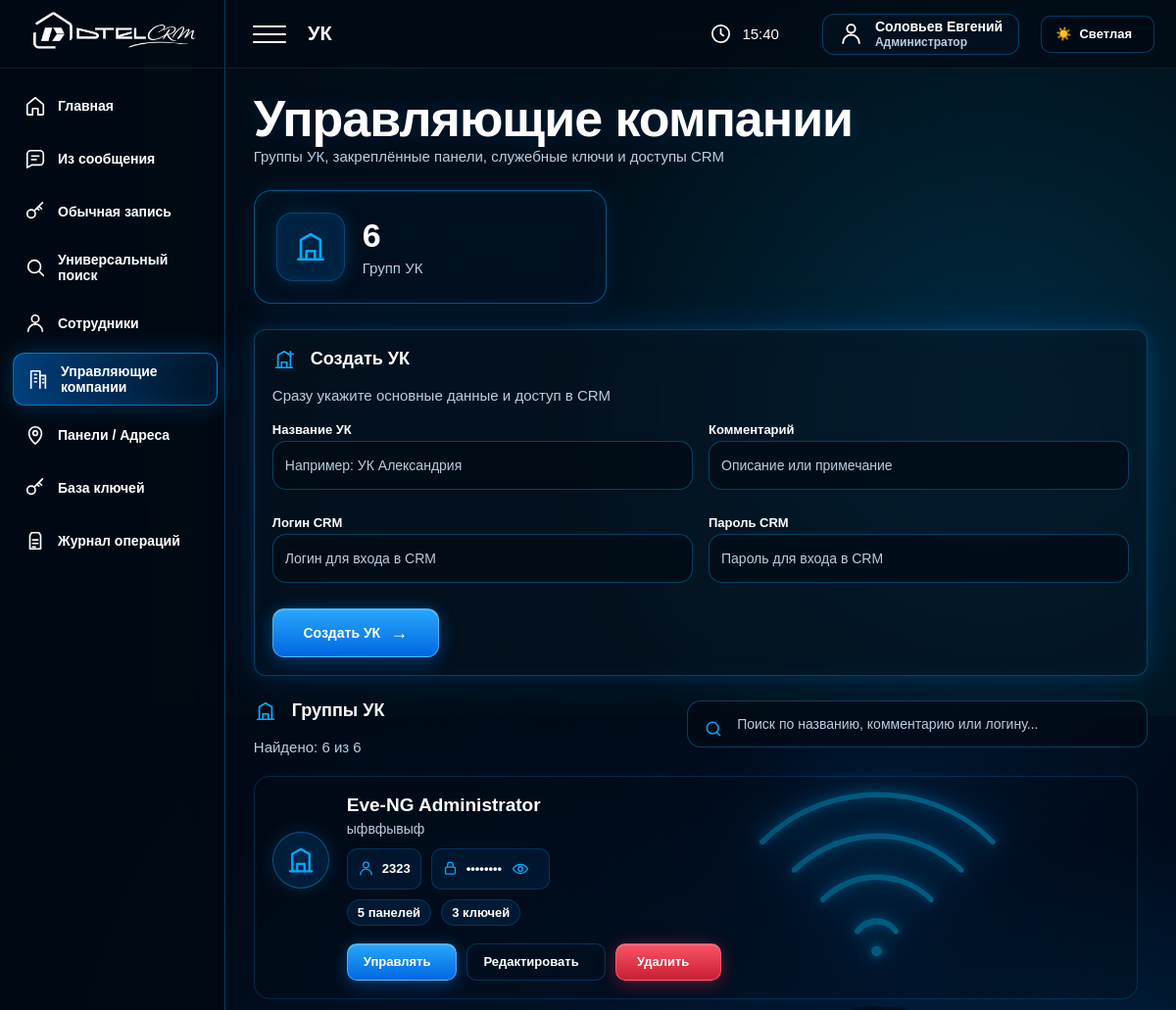
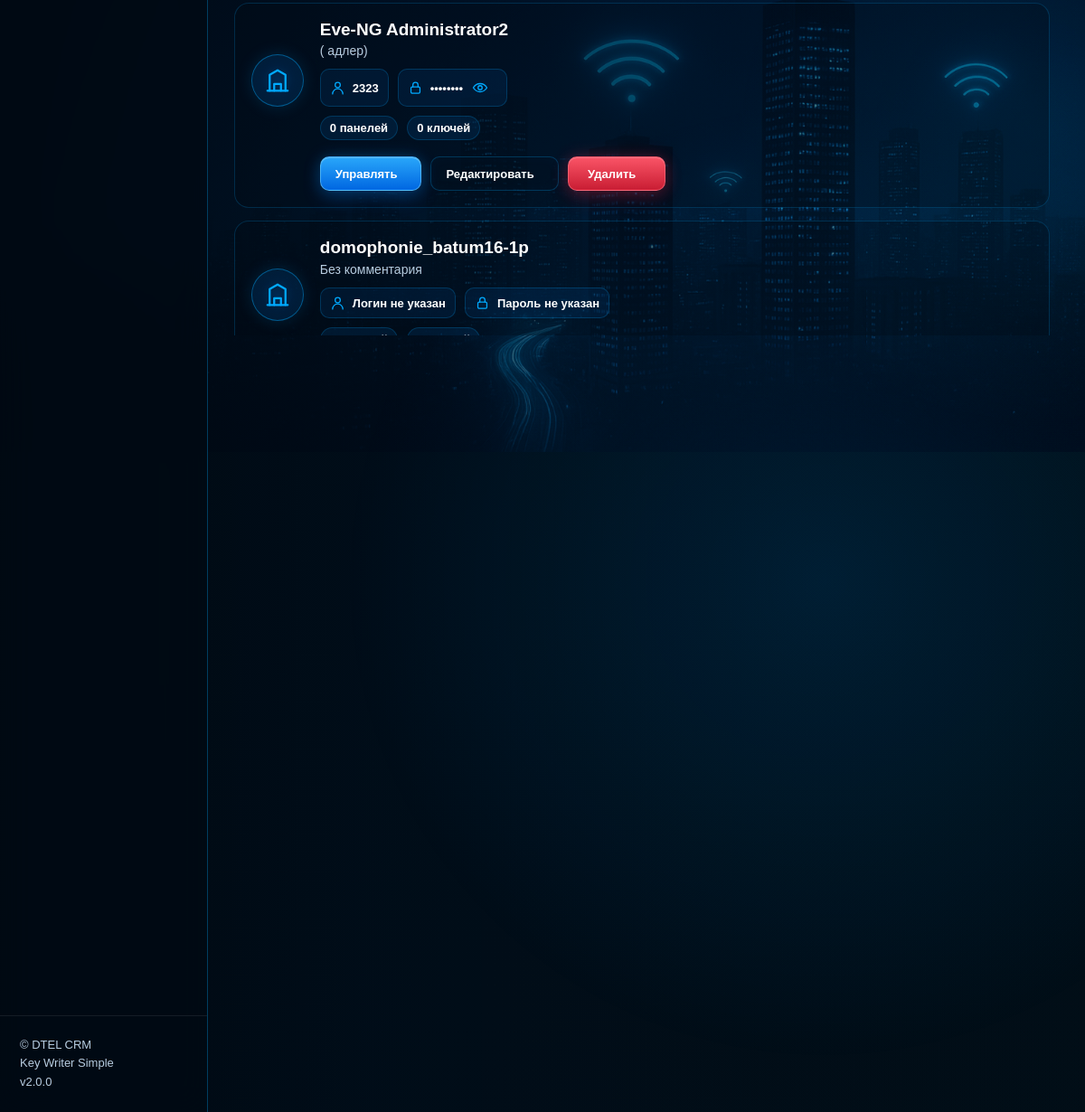
The app's page /uk (signed in) with its own data (2 pictures, top to bottom).
### tables this page shows
CREATE TABLE uk_groups (
            id INTEGER PRIMARY KEY AUTOINCREMENT,
            name TEXT UNIQUE NOT NULL,
            note TEXT DEFAULT ''
        , crm_login TEXT DEFAULT '', crm_password TEXT DEFAULT '');

### app/routers/uk.py (the view)
@router.get("/uk", response_class=HTMLResponse)
def uk_page(request: Request):
    groups = get_groups()
    return templates.TemplateResponse(
        "uk.html",
        {
            "request": request,
            "groups": groups,
        },
    )

### app/templates/uk.html (shortened to what this page needs)
{% extends 'base.html' %}
{% block page_name %}УК{% endblock %}
{% block content %}
<div class="uk-hero">
    <div>
        <h1>Управляющие компании</h1>
        <p class="subtitle">
            Группы УК, закреплённые панели, служебные ключи и доступы CRM
        </p>
    </div>
    <div class="uk-stat-card">
        <div class="uk-stat-icon">
            <svg viewBox="0 0 24 24">
                <path d="M3 21h18"/>
                <path d="M5 21V7l7-4 7 4v14"/>
                <path d="M9 21v-6h6v6"/>
            </svg>
        </div>
        <div>
            <b>{{ groups|length }}</b>
            <span>Групп УК</span>
        </div>
    </div>
</div>
<div class="panel uk-create-panel">
    <div class="panel-head">
        <div>
            <h2>
                <span class="title-svg-icon">
                    <svg viewBox="0 0 24 24">
                        <path d="M3 21h18"/>
                        <path d="M5 21V7l7-4 7 4v14"/>
                        <path d="M9 21v-6h6v6"/>
                        <path d="M19 3v6M16 6h6"/>
                    </svg>
                </span>
                Создать УК
            </h2>
            <p class="subtitle">
                Сразу укажите основные данные и доступ в CRM
            </p>
        </div>
    </div>
    <form method="post" action="/uk/group" class="uk-create-form">
        <div>
            <label>Название УК</label>
            <input
                name="name"
                placeholder="Например: УК Александрия"
                required
            >
        </div>
        <div>
            <label>Комментарий</label>
            <input
                name="note"
                placeholder="Описание или примечание"
            >
        </div>
        <div>
            <label>Логин CRM</label>
            <input
                name="crm_login"
                placeholder="Логин для входа в CRM"
                autocomplete="off"
            >
        </div>
        <div>
            <label>Пароль CRM</label>
            <input
                type="text"
                name="crm_password"
                placeholder="Пароль для входа в CRM"
                autocomplete="off"
            >
        </div>
        <button type="submit" class="btn">
            Создать УК
        </button>
    </form>
</div>
<div class="panel-list-head uk-list-head">
    <div>
        <h2>
            <span class="title-svg-icon">
                <svg viewBox="0 0 24 24">
                    <path d="M3 21h18"/>
                    <path d="M5 21V7l7-4 7 4v14"/>
                    <path d="M9 21v-6h6v6"/>
                </svg>
            </span>
            Группы УК
        </h2>
        <p class="subtitle">
            Найдено:
            <span id="ukFoundCount">{{ groups|length }}</span>
            из {{ groups|length }}
        </p>
    </div>
    <div class="uk-search-box">
        <svg viewBox="0 0 24 24">
            <circle cx="11" cy="11" r="7"/>
            <path d="m20 20-4-4"/>
        </svg>
        <input
            type="text"
            id="ukSearch"
            placeholder="Поиск по названию, комментарию или логину..."
            autocomplete="off"
        >
    </div>
</div>
    <div class="uk-cards uk-cards-scroll" id="ukCards">
        {% for g in groups %}
        <div class="uk-card">
            <div class="uk-card-icon">
                <svg viewBox="0 0 24 24">
                    <path d="M3 21h18"/>
                    <path d="M5 21V7l7-4 7 4v14"/>
                    <path d="M9 21v-6h6v6"/>
                </svg>
            </div>
            <div class="uk-card-main">
                <b>{{ g.name }}</b>
                <span>{{ g.note or 'Без комментария' }}</span>
                <div class="uk-crm-info">
                    <div class="uk-crm-value">
                        <svg viewBox="0 0 24 24">
                            <path d="M20 21a8 8 0 0 0-16 0"/>
                            <circle cx="12" cy="7" r="4"/>
                        </svg>
                        <span>
                            {{ g.crm_login or 'Логин не указан' }}
                        </span>
                    </div>
                    <div class="uk-crm-value">
                        <svg viewBox="0 0 24 24">
                            <rect x="5" y="10" width="14" height="10" rx="2"/>
                            <path d="M8 10V7a4 4 0 0 1 8 0v3"/>
                        </svg>
                        <span
                            class="uk-password-value"
                            data-password="{{ g.crm_password or '' }}"
                        >
                            {% if g.crm_password %}
                                ••••••••
                            {% else %}
                                Пароль не указан
                            {% endif %}
                        </span>
                        {% if g.crm_password %}
                        <button
                            type="button"
                            class="uk-password-toggle"
                            aria-label="Показать пароль"
                        >
                            <svg class="eye-show" viewBox="0 0 24 24">
                                <path d="M2 12s3.5-6 10-6 10 6 10 6-3.5 6-10 6S2 12 2 12"/>
                                <circle cx="12" cy="12" r="3"/>
                            </svg>
                        </button>
                        {% endif %}
                    </div>
                </div>
                <div class="uk-card-meta">
                    <span>{{ g.panels_count }} панелей</span>
                    <span>{{ g.keys_count }} ключей</span>
                </div>
            </div>
            <div class="uk-card-actions">
                <a
                    href="/uk/{{ g.id }}"
                    class="btn btn-small"
                >
                    Управлять
                </a>
                <button
                    type="button"
                    class="btn btn-small btn-ghost"
                    data-open-uk-edit="{{ g.id }}"
                >
                    Редактировать
                </button>
                <form
                    method="post"
                    action="/uk/delete"
                    onsubmit="return confirm('Удалить УК «{{ g.name }}»?')"
                >
                    <button
                        type="submit"
                        class="danger-btn btn-small"
                    >
                        Удалить
                    </button>
                </form>
            </div>
        </div>
        {% else %}
        <div class="uk-empty-state">
            <h3>Управляющие компании пока не созданы</h3>
            <p>Заполните форму выше, чтобы добавить первую УК.</p>
        </div>
        {% endfor %}
    </div>
</div>
{% endblock %}

### app/static/css/base.css (style rules this page uses)
* { box-sizing: border-box; }
:root { --sidebar-width: 230px; --bg-color: #02111a; --text: #ffffff; --text-strong: #ffffff; --muted: #b8cde0; --panel: rgba(6, 20, 34, 0.58); --panel-strong: rgba(0, 10, 20, 0.72); --line: rgba(0, 170, 255, 0.32); --line-soft: rgba(0, 170, 255, 0.20); --soft: rgba(255, 255, 255, 0.08); --blue: #00aaff; --blue-2: #0b8fff; --green: #2cff9a; --red: #ff4a5f; --yellow: #ffc400; --field-bg: rgba(0, 10, 20, 0.72); --field-text: #ffffff; --field-border: rgba(0, 170, 255, 0.34); --hover-bg: rgba(0, 170, 255, 0.08); --hover-text: #ffffff; --shadow-panel: inset 0 0 24px rgba(0,170,255,.05), 0 0 14px rgba(0,170,255,.12), 0 0 42px rgba(0,120,255,.18); }
html, body { margin: 0; min-height: 100%; font-family: Arial, Helvetica, sans-serif; color: var(--text); background: linear-gradient( 90deg, rgba(0, 8, 17, 0.90) 0%, rgba(0, 12, 25, 0.62) 34%, rgba(0, 12, 25, 0.25) 66%, rgba(0, 12, 25, 0.04) 100% ), linear-gradient( 180deg, rgba(0, 8, 17, 0.08), rgba(0, 8, 17, 0.35) ), url("/static/img/hero.png") right center / contain fixed no-repeat; background-color: var(--bg-color); }
body::before { content: ""; position: fixed; inset: 0; pointer-events: none; background: radial-gradient(circle at 84% 18%, rgba(0, 170, 255, 0.18), transparent 22%), radial-gradient(circle at 76% 74%, rgba(0, 150, 255, 0.12), transparent 28%), radial-gradient(circle at 95% 52%, rgba(0, 190, 255, 0.08), transparent 20%); z-index: 0; }
h1 { margin: 0 0 10px; color: var(--text-strong); font-size: 40px; line-height: 1.05; font-weight: 900; letter-spacing: -1px; text-shadow: 0 0 24px rgba(0, 140, 255, 0.16); }
h2 { margin: 0 0 14px; color: var(--text-strong); font-size: 18px; }
p { margin: 0; }
.subtitle { margin: 0; color: var(--muted); font-size: 15px; line-height: 1.45; }

### app/static/css/components.css (style rules this page uses)
.panel, .card { background: var(--panel); color: var(--text); border: 1px solid var(--line); border-radius: 12px; backdrop-filter: blur(22px); box-shadow: var(--shadow-panel); transition: 0.22s; }
.panel { padding: 18px; }
.btn, button, input[type="submit"] { min-height: 42px; display: inline-flex; align-items: center; justify-content: center; gap: 10px; padding: 0 22px; color: #ffffff; background: linear-gradient(180deg, rgba(42, 170, 255, 0.98), rgba(0, 105, 230, 0.98)); border: 1px solid rgba(120, 215, 255, 0.55); border-radius: 12px; font-size: 14px; font-weight: 900; text-decoration: none; cursor: pointer; box-shadow: inset 0 1px 0 rgba(255, 255, 255, 0.22), 0 8px 20px rgba(0, 100, 220, 0.24), 0 0 18px rgba(0, 170, 255, 0.22); transition: transform .18s, background .18s, box-shadow .18s, border-color .18s; }
.btn::after { content: "→"; font-size: 18px; line-height: 1; }
.btn-small { min-height: 36px; height: 36px; padding: 0 16px; border-radius: 10px; font-size: 13px; }
.btn-small::after { content: ""; }
.btn-ghost { color: var(--text); background: rgba(0, 18, 34, 0.35); border: 1px solid rgba(0, 170, 255, 0.26); box-shadow: inset 0 0 14px rgba(0, 170, 255, 0.035); }
.danger-btn { color: #ffffff; background: linear-gradient(180deg, rgba(255, 86, 105, 0.98), rgba(205, 30, 52, 0.98)); border-color: rgba(255, 120, 135, 0.58); box-shadow: inset 0 1px 0 rgba(255, 255, 255, 0.18), 0 8px 20px rgba(180, 20, 40, 0.22), 0 0 18px rgba(255, 70, 95, 0.22); }
.panel-head, .panel-list-head, .panels-head { display: flex; align-items: flex-start; justify-content: space-between; gap: 18px; flex-wrap: wrap; margin-bottom: 16px; }

### app/static/css/forms.css (style rules this page uses)
label { display: block; margin-bottom: 4px; color: var(--text-strong); font-size: 13px; font-weight: 800; }
input, textarea, select { width: 100%; min-height: 38px; margin-bottom: 10px; padding: 8px 12px; border-radius: 10px; outline: none; color: var(--field-text); background: var(--field-bg); border: 1px solid var(--field-border); font-size: 14px; transition: background .2s, color .2s, border-color .2s, box-shadow .2s; }
input::placeholder, textarea::placeholder { color: var(--muted); }

### app/static/css/scroll.css (style rules this page uses)
.custom-scroll, .table-scroll, .employee-picker, .employee-panel-list, .employees-cards, .employees-cards-grid, .employee-panel-list-grid, .modal-window, .preview-panel-list, .log-scroll, .search-scroll, .uk-items-list, .uk-panel-list, .uk-cards-scroll { scrollbar-width: thin; scrollbar-color: rgba(0, 170, 255, .55) rgba(0, 10, 20, .45); }

### records on screen
uk_groups: name "Eve-NG Administrator", note "ыфвфывыф", crm_login "2323", panels_count "5", keys_count "3"
uk_groups: name "Eve-NG Administrator2", note "( адлер)", crm_login "2323", panels_count "0", keys_count "0"
uk_groups: name "domophonie_batum16-1p", note "Без комментария", crm_login "Логин не указан", crm_password "Пароль не указан"

### other values on screen
{{ current_user(request)["full_name"] }} "Соловьев Евгений"
{{ groups|length }} "6"
